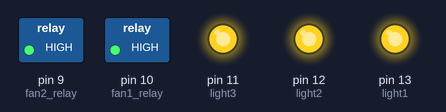
Bench run of a sketch on a simulated Arduino Uno, built with avr-gcc and run on an emulated ATmega328P. Shown: switched loads named in the sketch (green lamp = pin HIGH), output pins drawn as LEDs (lit = HIGH).

Above: at 1.0 s.
At 3.0 s:
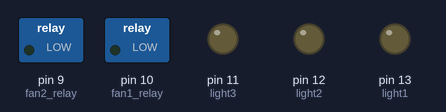
Timing chart, 0 to 5.2 s (numbered marks = the images above):
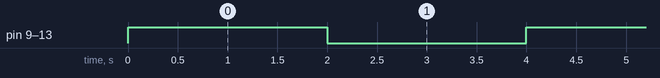

The sketch:

sketch.ino
```cpp
int light1 = 13;
int light2 = 12;
int light3 = 11;
int fan1_relay = 10;
int fan2_relay = 9;

void setup() {
  pinMode(light1, OUTPUT);
  pinMode(light2, OUTPUT);
  pinMode(light3, OUTPUT);
  pinMode(fan1_relay, OUTPUT);
  pinMode(fan2_relay, OUTPUT);
}

void loop() {
  // Power ON devices
  digitalWrite(light1, HIGH);
  digitalWrite(light2, HIGH);
  digitalWrite(light3, HIGH);
  digitalWrite(fan1_relay, HIGH);
  digitalWrite(fan2_relay, HIGH);

  delay(2000); // Keep on for 2 seconds

  // Power OFF devices
  digitalWrite(light1, LOW);
  digitalWrite(light2, LOW);
  digitalWrite(light3, LOW);
  digitalWrite(fan1_relay, LOW);
  digitalWrite(fan2_relay, LOW);

  delay(2000); // Keep off for 2 seconds
}
```

Measured:
- by itself, pin 9 (fan2_relay), pin 10 (fan1_relay), pin 11 (light3), pin 12 (light2), pin 13 (light1): alternates HIGH for 2.0 s and LOW for 2.0 s
